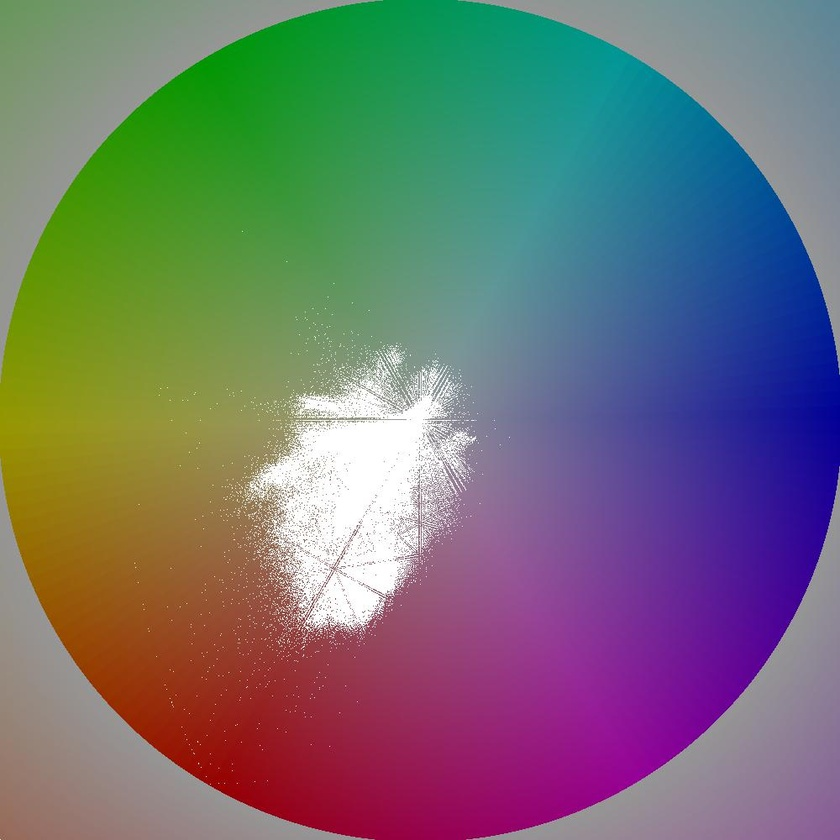
#> input picture examples/colors.jpg, 840 x 840 px, shrunk from 1000 x 1000 before the run
$ python plot.py examples/colors.jpg out.png   (older library calls are emulated)
#> lines starting #> are read from the running program, lines starting #| are printed output that depends on the picture; after the words box and inside, x2 and y2 are one past the last pixel; in counts of white or black regions, pixels touching at a corner belong together
import argparse
import cv2
import numpy as np
from PIL import Image

parser = argparse.ArgumentParser()
parser.add_argument('file', help="png/jpg to gamut plot")
parser.add_argument('out', help="png/jpg to gamut plot", default="colors.jpg")
args = parser.parse_args()

im = Image.open(args.file, 'r')
#> im is the input picture: PIL image 840x840 RGB; mean R, G, B 112.6, 114.1, 114.5
pixel_values = np.array(im.getdata())[:, :3].astype(np.float64)

DARK_THRESH = 30 # take out dark pixels, where color doesn't really matter.

"""
Pixel values are in format, (r, g, b)

We need to be able to map them to their color gamut location in a NxN grid with center, (0, 0).

If we treat R, G, B as vectors, the location is simply found by r * R + g * G + b * B, where (r, g, b) is normalized.
"""

def make_color_wheel_image(size):
    hue = np.fromfunction(lambda i, j: (np.arctan2(i-size/2, size/2-j) + np.pi)*(180/np.pi)/2,
                          (size, size), dtype=np.float)

    # 255 if farthest from center. 0 if at center
    saturation = np.fromfunction(lambda i, j: (np.linalg.norm(np.array([i, j]) - np.array(size/2), axis=0) / (grid_size/2)) * 255, (size, size), dtype=np.float)

    value = np.ones((size, size)) * 150
    hsl = np.dstack((hue, saturation, value))
    color_map = cv2.cvtColor(np.array(hsl, dtype=np.uint8), cv2.COLOR_HSV2BGR)
    return color_map

# get rid of white values by bumping values up by 1
norms = np.linalg.norm(pixel_values, axis=1, ord=2)[:, np.newaxis]
pixel_values = pixel_values[np.squeeze(norms > DARK_THRESH), :]

norms = np.linalg.norm(pixel_values, axis=1, ord=2)[:, np.newaxis]
pixel_values = pixel_values / norms

rgb = np.array([[-1/2, -np.sqrt(3)/2], [-1/2, np.sqrt(3)/2], [1, 0]]).astype(np.float64)
grid = []
for pix in pixel_values:
    grid.append(pix.dot(rgb))
#> this loop made 705600 passes
#> pix on passes 1 to 3: [0.511, 0.732, 0.452], [0.511, 0.732, 0.452], [0.511, 0.732, 0.452]
#> after the loop, grid = 705600 items

grid_size = 1000
center = np.array((grid_size/2, grid_size/2))

# (-1, 0) -> (0, grid_size / 2)
# (1, 0) -> (grid_size, grid_size / 2)
# (0, -1) -> (grid_size / 2, grid_size)
grid = (np.array(grid) * np.array([1, -1]) + 1) / 2
#> grid = 705600 pairs, first value 0.146 to 1, second value 0.067 to 0.933
grid = grid * grid_size
#> grid = 705600 pairs, first value 146.4 to 1000, second value 66.99 to 933

wheel = make_color_wheel_image(grid_size)
#> in make_color_wheel_image, `color_map = cv2.cvtColor(np.array(hsl, dtype=np.uint8), cv2.COLOR_HSV2..`:
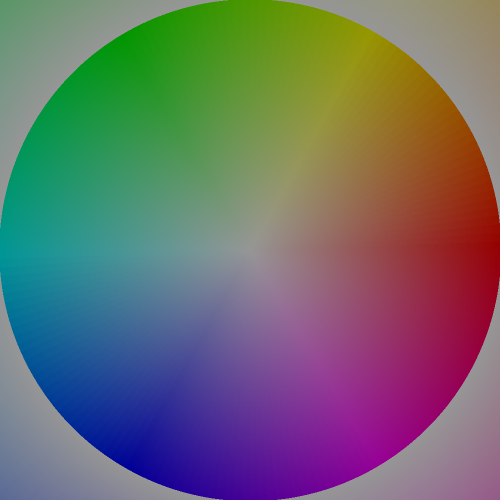
#> color_map: shape (1000, 1000, 3) (shown at 1/2 size); mean B, G, R 108.1, 108.2, 108.2

for coord in grid:
    x = int(coord[0])
    y = int(coord[1])
    if x < grid_size and x > 0 and y < grid_size and y > 0:
        wheel[y][x] = np.ones(3) * 255
#> this loop made 705600 passes
#> (coord, x, y) on passes 1 to 3: ([415.3, 404.3], 415, 404), ([415.3, 404.3], 415, 404), ([415.3, 404.3], 415, 404)
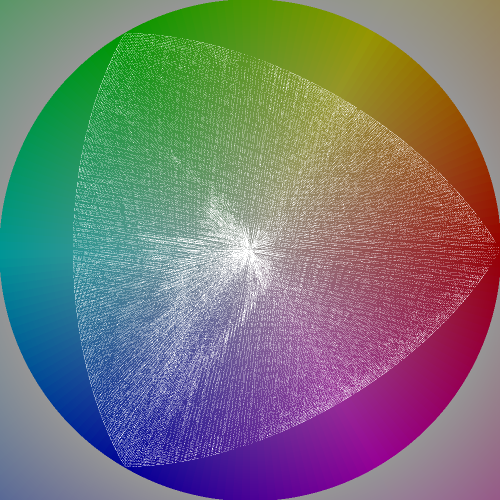
#> wheel: shape (1000, 1000, 3) (shown at 1/2 size); 8.15% of pixels changed, all inside (x1, y1, x2, y2) = (146, 66, 998, 934)

wheel[grid_size - 1][0] = np.ones(3) * 255
#> wheel: shape (1000, 1000, 3); under 0.01% of pixels changed, all inside (x1, y1, x2, y2) = (0, 999, 1, 1000)

im = Image.fromarray(wheel)
im.save(args.out)
